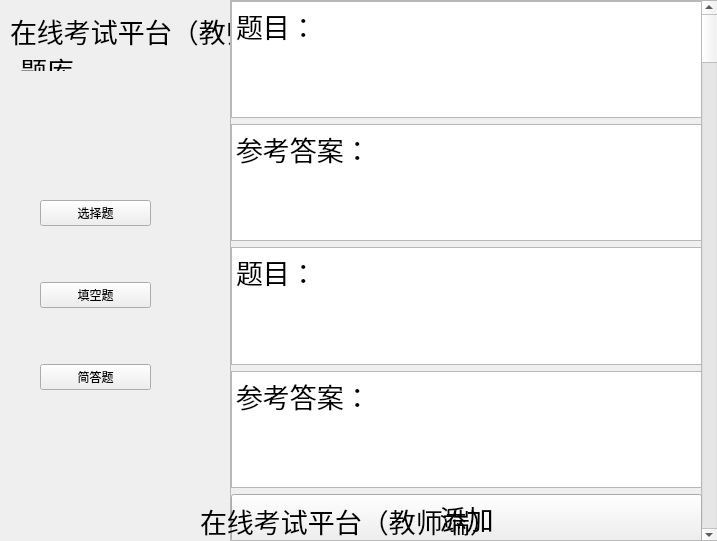
<?xml version="1.0" encoding="UTF-8"?>
<ui version="4.0">
 <class>teacherquestion2</class>
 <widget class="QWidget" name="teacherquestion2">
  <property name="geometry">
   <rect>
    <x>0</x>
    <y>0</y>
    <width>717</width>
    <height>541</height>
   </rect>
  </property>
  <property name="windowTitle">
   <string>Form</string>
  </property>
  <widget class="QWidget" name="verticalLayoutWidget">
   <property name="geometry">
    <rect>
     <x>40</x>
     <y>150</y>
     <width>111</width>
     <height>291</height>
    </rect>
   </property>
   <layout class="QVBoxLayout" name="verticalLayout">
    <item>
     <widget class="QPushButton" name="pushButton">
      <property name="text">
       <string>选择题</string>
      </property>
     </widget>
    </item>
    <item>
     <widget class="QPushButton" name="pushButton_2">
      <property name="text">
       <string>填空题</string>
      </property>
     </widget>
    </item>
    <item>
     <widget class="QPushButton" name="pushButton_3">
      <property name="text">
       <string>简答题</string>
      </property>
     </widget>
    </item>
   </layout>
  </widget>
  <widget class="QLabel" name="label">
   <property name="geometry">
    <rect>
     <x>10</x>
     <y>0</y>
     <width>291</width>
     <height>61</height>
    </rect>
   </property>
   <property name="font">
    <font>
     <pointsize>20</pointsize>
    </font>
   </property>
   <property name="text">
    <string>在线考试平台（教师端）</string>
   </property>
  </widget>
  <widget class="QLabel" name="label_2">
   <property name="geometry">
    <rect>
     <x>20</x>
     <y>50</y>
     <width>121</width>
     <height>21</height>
    </rect>
   </property>
   <property name="text">
    <string>&lt;html&gt;&lt;head/&gt;&lt;body&gt;&lt;p&gt;&lt;span style=&quot; font-size:20pt;&quot;&gt;题库&lt;/span&gt;&lt;/p&gt;&lt;/body&gt;&lt;/html&gt;</string>
   </property>
  </widget>
  <widget class="QScrollArea" name="scrollArea">
   <property name="geometry">
    <rect>
     <x>230</x>
     <y>0</y>
     <width>491</width>
     <height>541</height>
    </rect>
   </property>
   <property name="widgetResizable">
    <bool>true</bool>
   </property>
   <widget class="QWidget" name="scrollAreaWidgetContents">
    <property name="geometry">
     <rect>
      <x>0</x>
      <y>0</y>
      <width>489</width>
      <height>539</height>
     </rect>
    </property>
    <widget class="QScrollBar" name="verticalScrollBar">
     <property name="geometry">
      <rect>
       <x>470</x>
       <y>0</y>
       <width>16</width>
       <height>541</height>
      </rect>
     </property>
     <property name="orientation">
      <enum>Qt::Vertical</enum>
     </property>
    </widget>
    <widget class="QWidget" name="verticalLayoutWidget_2">
     <property name="geometry">
      <rect>
       <x>0</x>
       <y>0</y>
       <width>471</width>
       <height>541</height>
      </rect>
     </property>
     <layout class="QVBoxLayout" name="verticalLayout_2">
      <item>
       <widget class="QTextBrowser" name="textBrowser">
        <property name="html">
         <string>&lt;!DOCTYPE HTML PUBLIC &quot;-//W3C//DTD HTML 4.0//EN&quot; &quot;http://www.w3.org/TR/REC-html40/strict.dtd&quot;&gt;
&lt;html&gt;&lt;head&gt;&lt;meta name=&quot;qrichtext&quot; content=&quot;1&quot; /&gt;&lt;style type=&quot;text/css&quot;&gt;
p, li { white-space: pre-wrap; }
&lt;/style&gt;&lt;/head&gt;&lt;body style=&quot; font-family:'SimSun'; font-size:9pt; font-weight:400; font-style:normal;&quot;&gt;
&lt;p style=&quot; margin-top:0px; margin-bottom:0px; margin-left:0px; margin-right:0px; -qt-block-indent:0; text-indent:0px;&quot;&gt;&lt;span style=&quot; font-size:20pt;&quot;&gt;题目：&lt;/span&gt;&lt;/p&gt;&lt;/body&gt;&lt;/html&gt;</string>
        </property>
       </widget>
      </item>
      <item>
       <widget class="QTextBrowser" name="textBrowser_2">
        <property name="html">
         <string>&lt;!DOCTYPE HTML PUBLIC &quot;-//W3C//DTD HTML 4.0//EN&quot; &quot;http://www.w3.org/TR/REC-html40/strict.dtd&quot;&gt;
&lt;html&gt;&lt;head&gt;&lt;meta name=&quot;qrichtext&quot; content=&quot;1&quot; /&gt;&lt;style type=&quot;text/css&quot;&gt;
p, li { white-space: pre-wrap; }
&lt;/style&gt;&lt;/head&gt;&lt;body style=&quot; font-family:'SimSun'; font-size:9pt; font-weight:400; font-style:normal;&quot;&gt;
&lt;p style=&quot; margin-top:0px; margin-bottom:0px; margin-left:0px; margin-right:0px; -qt-block-indent:0; text-indent:0px;&quot;&gt;&lt;span style=&quot; font-size:20pt;&quot;&gt;参考答案：&lt;/span&gt;&lt;/p&gt;&lt;/body&gt;&lt;/html&gt;</string>
        </property>
       </widget>
      </item>
      <item>
       <widget class="QTextBrowser" name="textBrowser_3">
        <property name="html">
         <string>&lt;!DOCTYPE HTML PUBLIC &quot;-//W3C//DTD HTML 4.0//EN&quot; &quot;http://www.w3.org/TR/REC-html40/strict.dtd&quot;&gt;
&lt;html&gt;&lt;head&gt;&lt;meta name=&quot;qrichtext&quot; content=&quot;1&quot; /&gt;&lt;style type=&quot;text/css&quot;&gt;
p, li { white-space: pre-wrap; }
&lt;/style&gt;&lt;/head&gt;&lt;body style=&quot; font-family:'SimSun'; font-size:9pt; font-weight:400; font-style:normal;&quot;&gt;
&lt;p style=&quot; margin-top:0px; margin-bottom:0px; margin-left:0px; margin-right:0px; -qt-block-indent:0; text-indent:0px;&quot;&gt;&lt;span style=&quot; font-size:20pt;&quot;&gt;题目：&lt;/span&gt;&lt;/p&gt;&lt;/body&gt;&lt;/html&gt;</string>
        </property>
       </widget>
      </item>
      <item>
       <widget class="QTextBrowser" name="textBrowser_4">
        <property name="html">
         <string>&lt;!DOCTYPE HTML PUBLIC &quot;-//W3C//DTD HTML 4.0//EN&quot; &quot;http://www.w3.org/TR/REC-html40/strict.dtd&quot;&gt;
&lt;html&gt;&lt;head&gt;&lt;meta name=&quot;qrichtext&quot; content=&quot;1&quot; /&gt;&lt;style type=&quot;text/css&quot;&gt;
p, li { white-space: pre-wrap; }
&lt;/style&gt;&lt;/head&gt;&lt;body style=&quot; font-family:'SimSun'; font-size:9pt; font-weight:400; font-style:normal;&quot;&gt;
&lt;p style=&quot; margin-top:0px; margin-bottom:0px; margin-left:0px; margin-right:0px; -qt-block-indent:0; text-indent:0px;&quot;&gt;&lt;span style=&quot; font-size:20pt;&quot;&gt;参考答案：&lt;/span&gt;&lt;/p&gt;&lt;/body&gt;&lt;/html&gt;</string>
        </property>
       </widget>
      </item>
      <item>
       <widget class="QPushButton" name="pushButton_4">
        <property name="font">
         <font>
          <family>华文中宋</family>
          <pointsize>20</pointsize>
         </font>
        </property>
        <property name="text">
         <string>添加</string>
        </property>
       </widget>
      </item>
     </layout>
    </widget>
   </widget>
  </widget>
  <widget class="QLabel" name="label_3">
   <property name="geometry">
    <rect>
     <x>200</x>
     <y>490</y>
     <width>291</width>
     <height>61</height>
    </rect>
   </property>
   <property name="font">
    <font>
     <pointsize>20</pointsize>
    </font>
   </property>
   <property name="text">
    <string>在线考试平台（教师端）</string>
   </property>
  </widget>
 </widget>
 <resources/>
 <connections/>
</ui>
